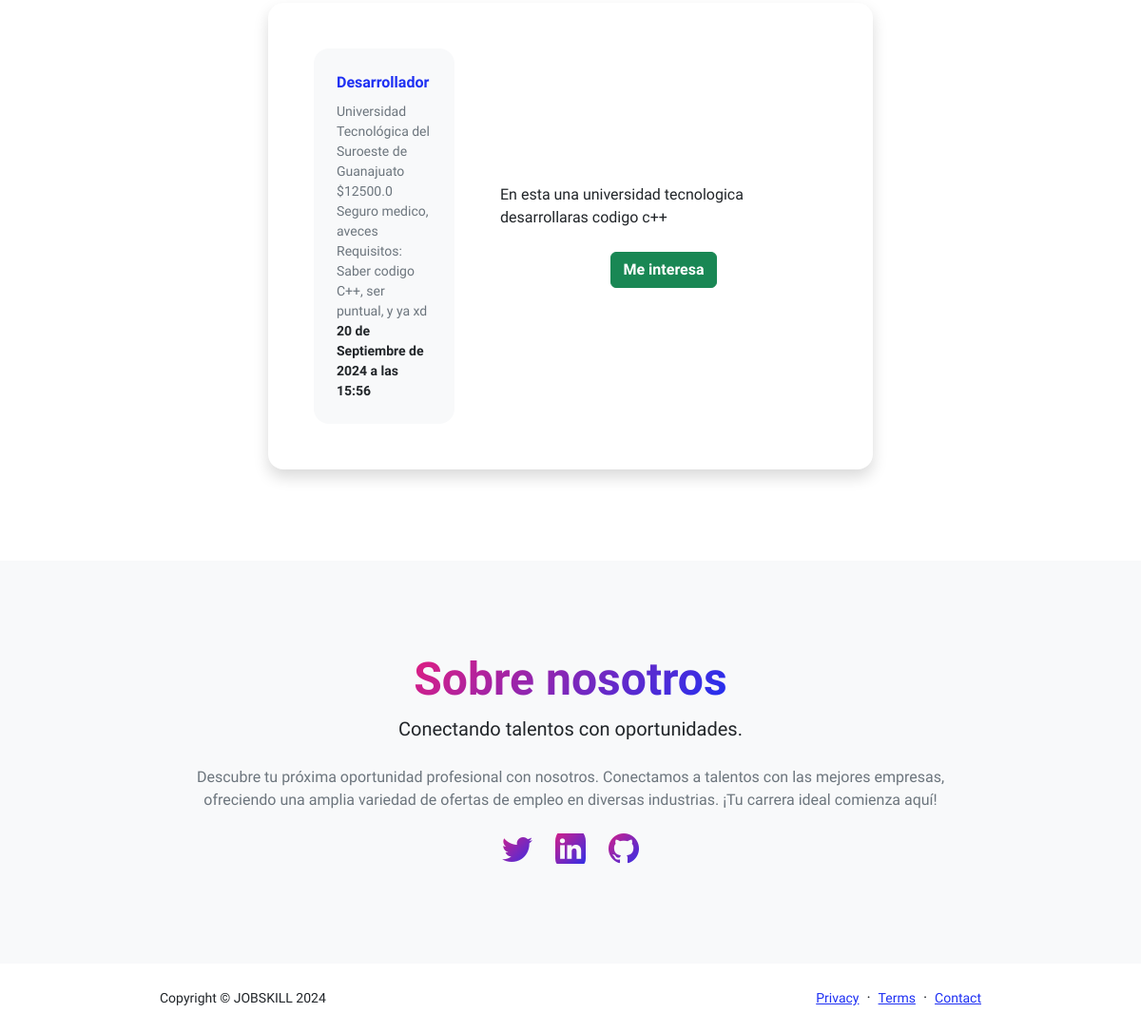
/U/ (signed in, lower part), run on an earlier commit of the app's database.
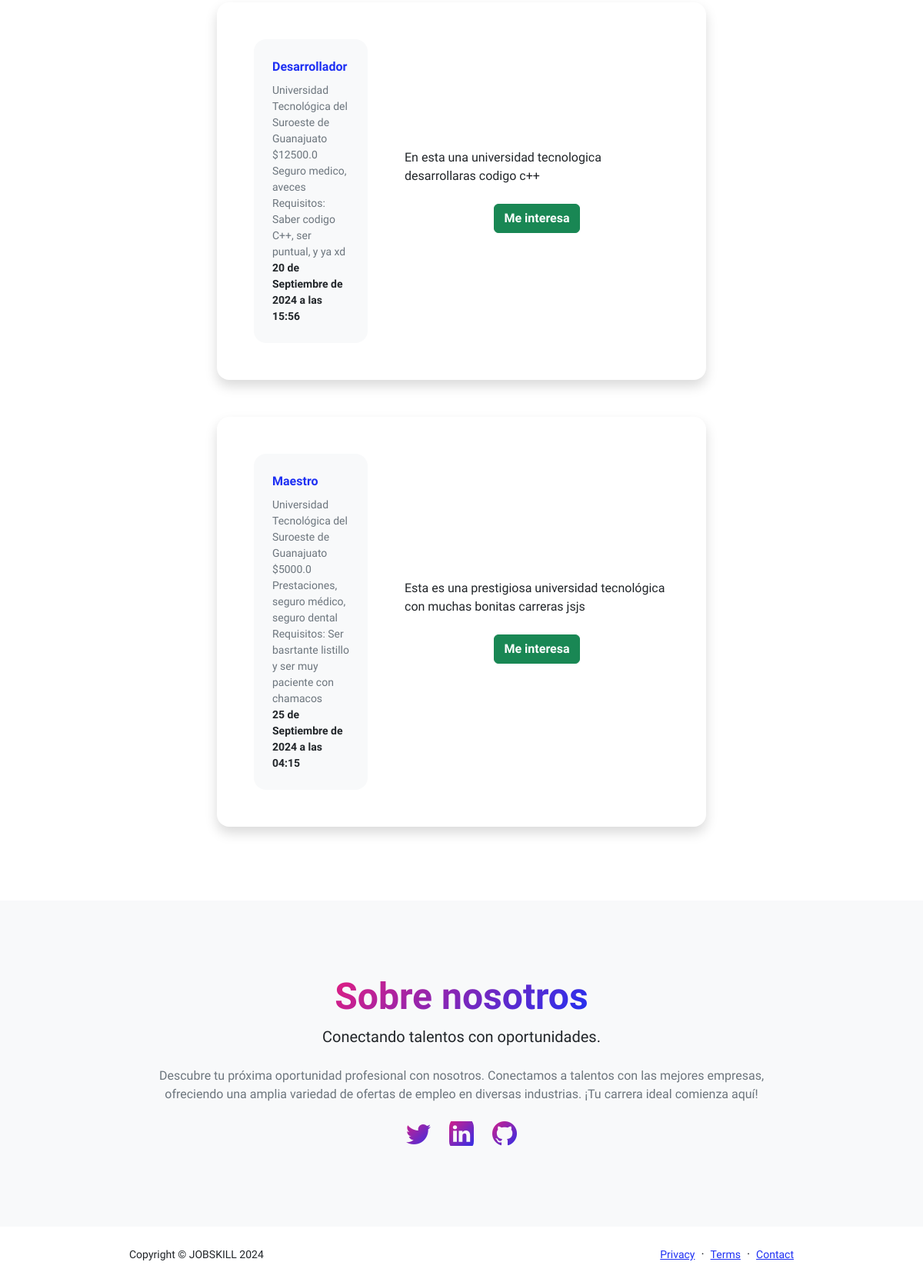
And on a later commit of the database.
### paginaEmpresa/models.py (models this page shows, shortened)
class Puesto(models.Model):
    nombrePuesto=models.CharField(max_length=150)
    descripcion=models.CharField(max_length=255)
    requisitos=models.CharField(max_length=255)
    sueldoBase=models.FloatField()
    beneficios=models.CharField(max_length=255, null=True, blank=True)
    disponibles=models.IntegerField()
    empresa=models.ForeignKey(Empresa, on_delete=models.CASCADE)
    created=models.DateTimeField(auto_now_add=True)
    updated=models.DateTimeField(auto_now_add=True)
    class Meta:
        verbose_name='puesto'
        verbose_name_plural='puestos'

### jobskill1/models.py (models this page shows)
class Empresa(models.Model):
    user=models.OneToOneField(CustomUser, on_delete=models.CASCADE, related_name='profileE')
    nombre=models.CharField(max_length=50)
    descripcion=models.CharField(max_length=255)
    direccion=models.CharField(max_length=100)
    objetivo=models.CharField(max_length=255)
    telefono=models.CharField(max_length=16)
    foto=models.ImageField(upload_to="Empresa")
    def __str__(self):
        return self.nombre

### paginaUsuario/views.py (the view)
# urls.py: path('', trabajos, name="homeU"),
@login_required
def trabajos(request): #Este es el home
    if request.user.is_authenticated:
        if request.user.empresa==True:
            return redirect("homeE")
    puestos=Puesto.objects.all()
    return render(request, "paginaUsuario/trabajos.html", {"puestos":puestos})

### paginaUsuario/templates/paginaUsuario/trabajos.html (shortened to what this page needs)
{% extends "paginaUsuario/base.html"%}
{% load static %}
{% block content %}
<div class="container px-5 my-5">
                <div class="row gx-5 justify-content-center">
                    <div class="col-lg-11 col-xl-9 col-xxl-8">
                        <section>
                            {% for puesto in puestos %}
                            <div class="card shadow border-0 rounded-4 mb-5">
                                <div class="card-body p-5">
                                    <div class="row align-items-center gx-5">
                                        <div class="col text-center text-lg-start mb-4 mb-lg-0" style="width: 20%;">
                                            <div class="bg-light p-4 rounded-4">
                                                <div class="text-primary fw-bolder mb-2">{{puesto.nombrePuesto}}</div>
                                                <div class="small text-muted">{{puesto.empresa}}</div>
                                                <div class="small text-muted">${{puesto.sueldoBase}}</div>
                                                <div class="small text-muted">{{puesto.beneficios}}</div>
                                                <div class="small text-muted">Requisitos: {{puesto.requisitos}}</div>
                                                <div class="small fw-bolder">{{puesto.created}}</div>
                                            </div>
                                        </div>
                                        <div class="col-lg-8">
                                            <div>{{puesto.descripcion}}</div><br>
                                            <div class="small text-muted" style="text-align-last: center;"><a class="btn btn-success" href="/U/postulacion/?id={{puesto.id}}"><strong>Me interesa</strong></a></div>
                                        </div>
                                    </div>
                                </div>
                            </div>
                            {% endfor %}
                        </section>
                    </div>
                </div>
            </div>
{% endblock %}

What changed in the data, as far as the page shows it:
added Puesto: nombrePuesto "Maestro", empresa "Universidad Tecnológica del Suroeste de Guanajuato", sueldoBase "5000.0", beneficios "Prestaciones, seguro médico, seguro dental", requisitos "Ser basrtante listillo y ser muy paciente con chamacos", created "25 de Septiembre de 2024 a las 04:15", descripcion "Esta es una prestigiosa universidad tecnológica con muchas bonitas carreras jsjs"
